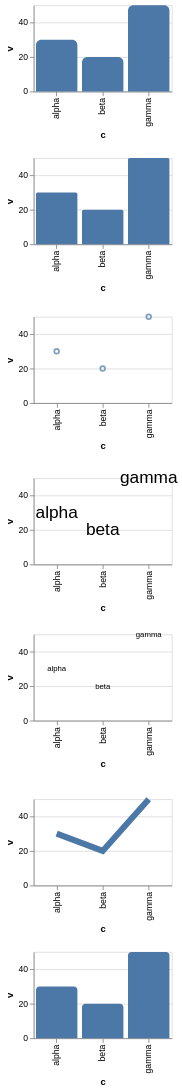

Source (Vega-Lite JSON):
### Vega-Lite specification from a JSON file in a GitHub repository (floating-point values rounded to 4 significant figures)
{"$schema": "https://vega.github.io/schema/vega-lite/v6.json", "description": "A mark property is read from the **whole** chain wherever upstream asks `getMarkPropOrConfig` for it, and three places here asked only the mark definition. `aria()` opens `const enableAria = getMarkPropOrConfig('aria', markDef, config)` and writes the bare `true` into the encode block when it is truthy; `getMarkGroup` asks the same question and writes `aria: false` onto the mark itself; `initMarkDef` asks it for `cornerRadiusEnd` before resolving that into two of Vega's four corners; and `getMarkConfig`, the tail of all of them, walks the style blocks under Vega-Lite's name for a property, then `config[marktype]` under Vega's name and then under Vega-Lite's, and only then `config.mark` — where this compiler had looked up `config[marktype]` under Vega's name and stopped, so the aliased pairs never resolved. A theme that rounded every bar, named every bar to a screen reader, sized every label or thickened every line was therefore ignored, and the chart drew what it would have drawn with no theme at all. The first row is a bar the theme rounds and names; the second states its own radius and its own name, and must come out with those rather than the theme's, which is what keeps the precedence drawn rather than assumed. The third is a point the theme takes out of the accessibility tree, so the mark carries `aria: false` and its encode block says nothing about a role or a description. The fourth is a text mark whose size the theme sets as a font size, the fifth the same text mark stating its own; the sixth is a line whose `size` the theme sets, which on a path is its stroke width rather than an area. The seventh binds the radius to a parameter instead: `markDef[newProp] = cornerRadiusEnd` hands the value to `markDefProperties`, which writes it out with `signalOrValueRef`, so an expression is a signal here as it is everywhere else and a bar tied to a slider was otherwise drawn with an object for a corner.", "data": {"values": [{"c": "alpha", "v": 30}, {"c": "beta", "v": 20}, {"c": "gamma", "v": 50}]}, "params": [{"name": "cr", "value": 4}], "config": {"bar": {"aria": true, "ariaRoleDescription": "column", "cornerRadiusEnd": 6}, "point": {"aria": false}, "text": {"fontSize": 20}, "line": {"size": 7}}, "vconcat": [{"width": 160, "height": 100, "mark": "bar", "encoding": {"x": {"field": "c", "type": "nominal"}, "y": {"field": "v", "type": "quantitative", "stack": null}}}, {"width": 160, "height": 100, "mark": {"type": "bar", "cornerRadiusEnd": 2, "ariaRoleDescription": "total"}, "encoding": {"x": {"field": "c", "type": "nominal"}, "y": {"field": "v", "type": "quantitative", "stack": null}}}, {"width": 160, "height": 100, "mark": "point", "encoding": {"x": {"field": "c", "type": "nominal"}, "y": {"field": "v", "type": "quantitative"}}}, {"width": 160, "height": 100, "mark": "text", "encoding": {"x": {"field": "c", "type": "nominal"}, "y": {"field": "v", "type": "quantitative"}, "text": {"field": "c", "type": "nominal"}}}, {"width": 160, "height": 100, "mark": {"type": "text", "fontSize": 9}, "encoding": {"x": {"field": "c", "type": "nominal"}, "y": {"field": "v", "type": "quantitative"}, "text": {"field": "c", "type": "nominal"}}}, {"width": 160, "height": 100, "mark": "line", "encoding": {"x": {"field": "c", "type": "nominal"}, "y": {"field": "v", "type": "quantitative"}}}, {"width": 160, "height": 100, "mark": {"type": "bar", "cornerRadiusEnd": {"expr": "cr"}}, "encoding": {"x": {"field": "c", "type": "nominal"}, "y": {"field": "v", "type": "quantitative", "stack": null}}}]}
